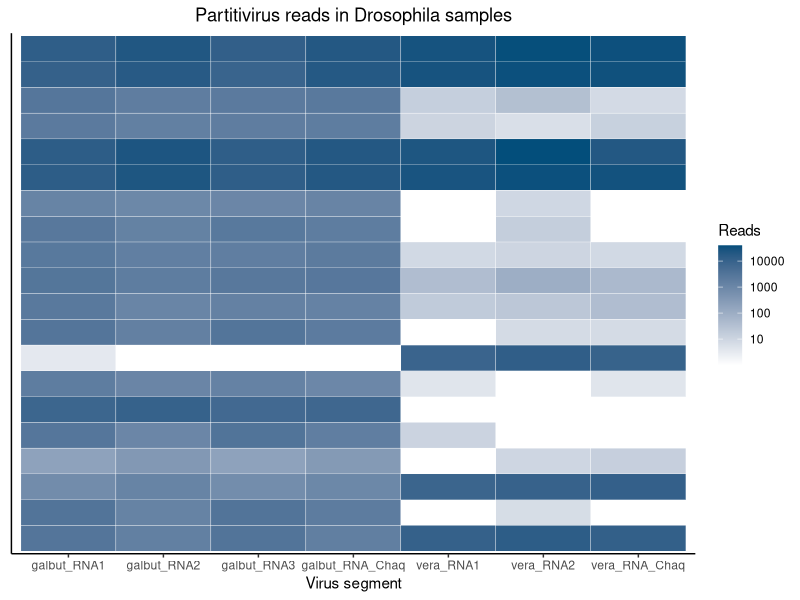
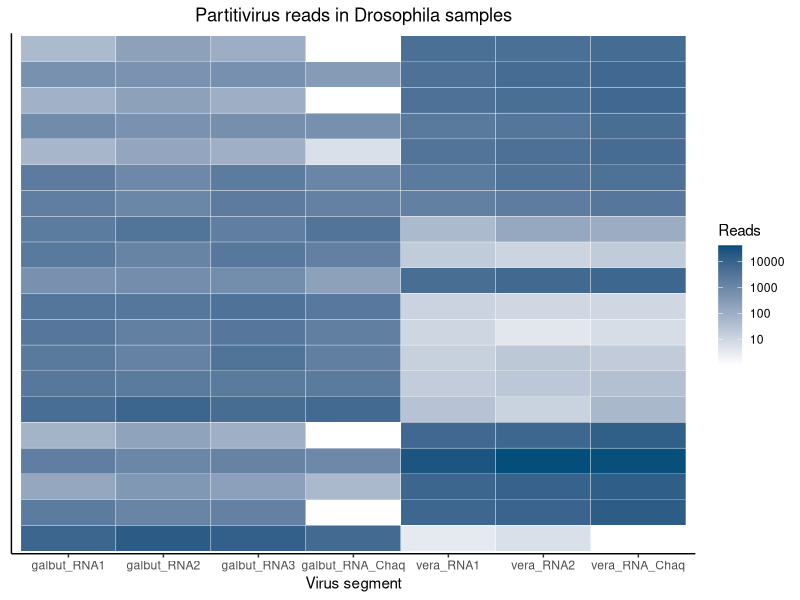
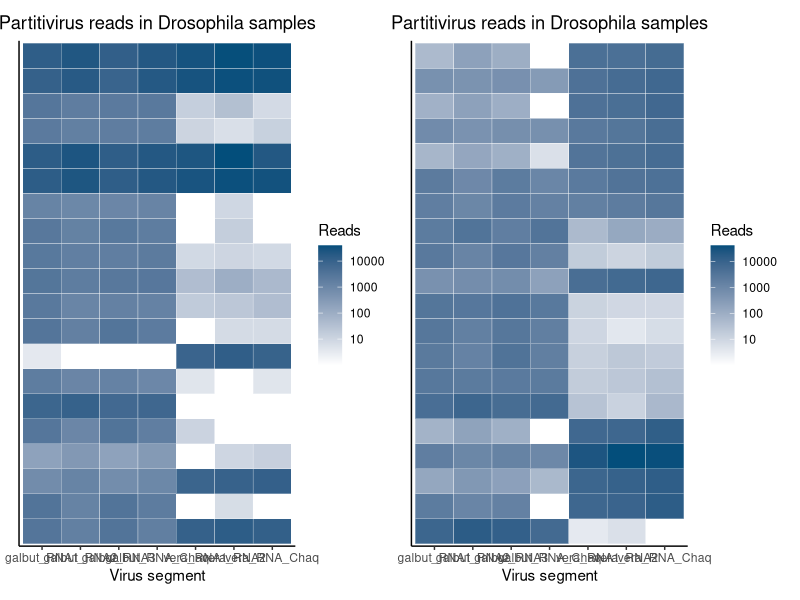
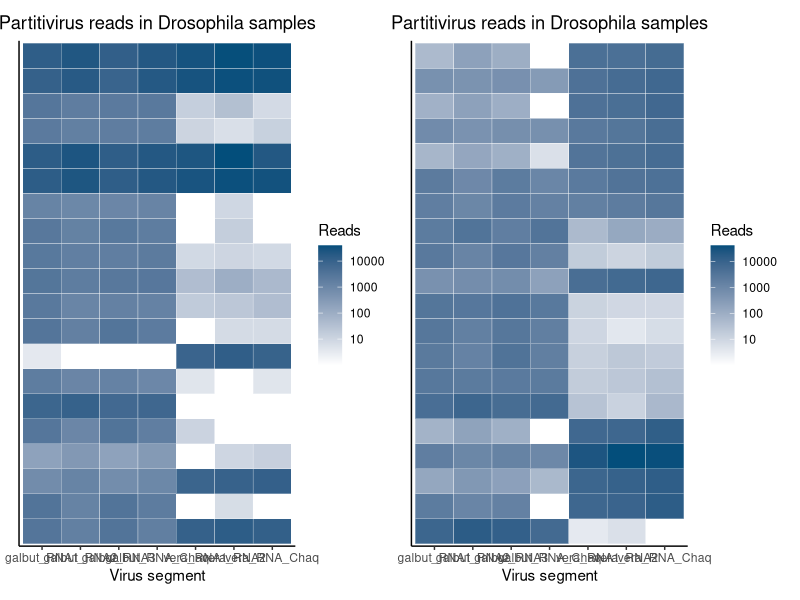

These figures' R source, in order:
#Script for creating Figure 2

#The goal of this script is:

#This script makes heatmaps of individual flies from 2017 and 2018 colonies (FoCo-17 and FoCo-18)
#this script focuses on galbut virus (all segs separated), chaq virus, vera virus (all segs separated) and chaq-like (vera) virus

#created by: Shaun Cross
#date: 05-18-2020


library(tidyverse)
library(readxl)
library(gridExtra)
library(RColorBrewer)
#set wd to file saved location
setwd(dirname(rstudioapi::getActiveDocumentContext()$path))

#import the data

df <- read_excel("individual_foco_flies_galbut_vera.xlsx", sheet = "tidy_separate")
#This file has the sample names, corresponding year, the normalized reads (mapping reads per million unique reads), and the virus
#Sample name: [Sex][sample#]-[colony_year] e.g. F10-18 is female fly 10 from the FoCo-18 colony
#Sample name becomes somewhat irrelevant because these sample names are removed from y axis during plot
#Sheet "tidy_separate" has each RNA separated
#Sheet "tidy_condensed" has RNAs mapping read count (besides chaq/chaq-like) combined
#for Figure 2, RNAs were separated -> sheet "tidy_separate"


#add a 1 to any reads that are zero. Need it for log transformation in heatmap
df$normalized_reads <- df$normalized_reads+1

#make a variable for color breaks
my_breaks = c(0, 10, 100, 1000, 10000, 100000, 1000000)

#Turn the 'sample' column into a character vector
df$sample <- as.character(df$sample)
#Then turn it back into a factor with the levels in the correct order
df$sample <- factor(df$sample, levels=unique(df$sample))

#Use the following if using sheet tidy_condensed
# #order the virus seqs instead of alphabetical
# df <- df %>% mutate(virus = fct_relevel(virus, 
#                                         "galbut", "chaq", "vera", 
#                                         "chaq_vera"))

#use the following if using sheet tidy_separate
#order the virus seqs instead of alphabetical
#this keeps RNAs with their respective virus, and keeps chaq RNAs at the end rather than beginning
df <- df %>% mutate(virus = fct_relevel(virus, 
                                        "galbut_RNA1", "galbut_RNA2", "galbut_RNA3",
                                        "galbut_RNA_Chaq",
                                        "vera_RNA1", "vera_RNA2",
                                        "vera_RNA_Chaq"))

#plotting together gets messy because of different sample names (i.e. F-10-18 and F-10-17)
#filter by year, plot separately then recombine with patchwork
df_foco17 <- filter(df, df$year=="2017")
df_foco18 <- filter(df, df$year=="2018")

#plot FoCo-17 heatmap
foco17.hm <- ggplot(data = df_foco17, mapping = aes(x = virus,
                                                  y = sample,
                                                  fill = normalized_reads)) +
  geom_tile(color = "white") +
  xlab(label = "Virus segment") +
  #facet_grid(~ location) +
  scale_fill_gradient(name = "Reads",
                      trans = "log",
                      breaks= my_breaks,
                      labels = my_breaks,
                      low = "#FFFFFF",
                      high = "#034e7b") +
  ggtitle(label = "Partitivirus reads in Drosophila samples") +
  theme_classic() + # Use the classic theme
  theme(strip.placement = "outside",
        plot.title = element_text(hjust = 0.5),
        axis.title.y = element_blank(),
        axis.text.y=element_blank(),
        axis.ticks.y=element_blank(),
        strip.background = element_rect(fill = "#EEEEEE", color = "#FFFFFF"))

foco17.hm

#plot FoCo-18 heatmap
foco18.hm <- ggplot(data = df_foco18, mapping = aes(x = virus,
                                                    y = sample,
                                                    fill = normalized_reads)) +
  geom_tile(color = "white") +
  xlab(label = "Virus segment") +
  #facet_grid(~ location) +
  scale_fill_gradient(name = "Reads",
                      trans = "log",
                      breaks= my_breaks,
                      labels = my_breaks,
                      low = "#FFFFFF",
                      high = "#034e7b") +
  ggtitle(label = "Partitivirus reads in Drosophila samples") +
  theme_classic() + # Use the classic theme
  theme(strip.placement = "outside",
        plot.title = element_text(hjust = 0.5),
        axis.title.y = element_blank(),
        axis.text.y=element_blank(),
        axis.ticks.y=element_blank(),
        strip.background = element_rect(fill = "#EEEEEE", color = "#FFFFFF"))

foco18.hm

#patch together
library(patchwork)

foco17.hm | foco18.hm

#save the file
ggsave("combined_2017_2018_invidual_flies_separate.pdf")

#This PDF was then imported into affinity designer to edit aesthetics for final fig
